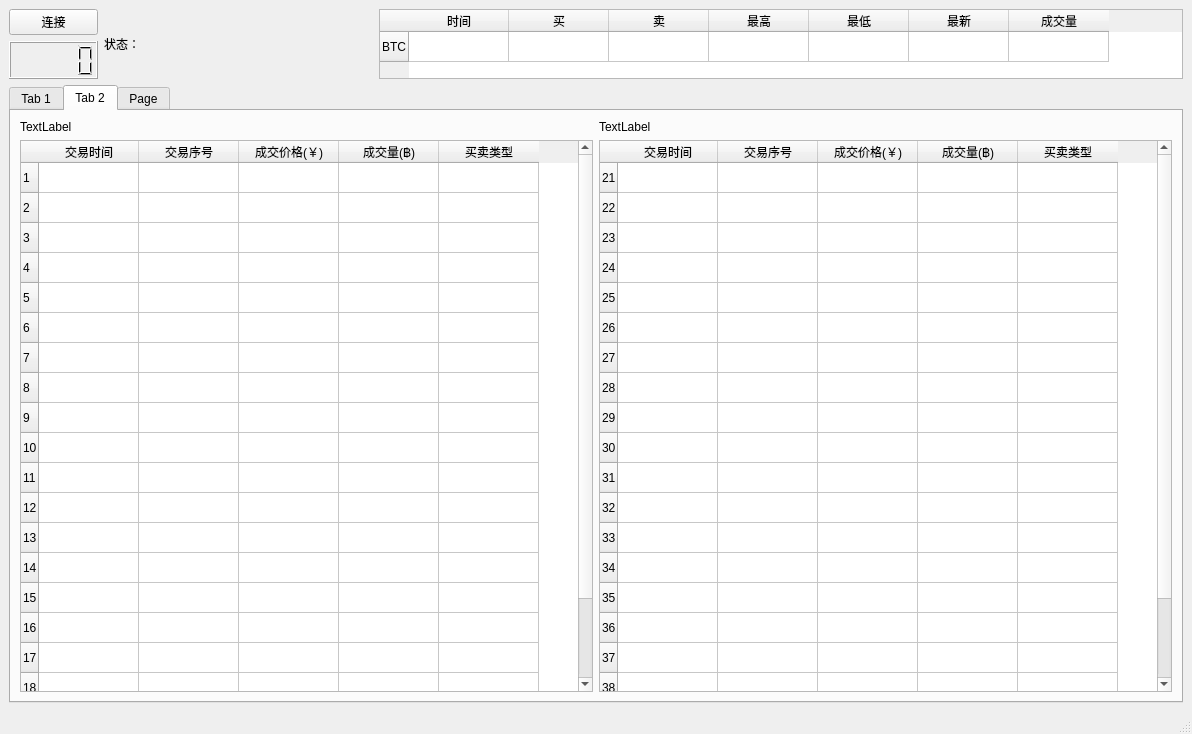
<?xml version="1.0" encoding="UTF-8"?>
<ui version="4.0">
 <class>MainWindow</class>
 <widget class="QMainWindow" name="MainWindow">
  <property name="geometry">
   <rect>
    <x>0</x>
    <y>0</y>
    <width>1192</width>
    <height>734</height>
   </rect>
  </property>
  <property name="windowTitle">
   <string>MainWindow</string>
  </property>
  <widget class="QWidget" name="centralwidget">
   <layout class="QVBoxLayout" name="verticalLayout_3">
    <item>
     <layout class="QVBoxLayout" name="verticalLayout" stretch="1,9">
      <item>
       <layout class="QHBoxLayout" name="horizontalLayout" stretch="1,3,9">
        <item>
         <layout class="QVBoxLayout" name="verticalLayout_4">
          <item>
           <widget class="QPushButton" name="connect_button">
            <property name="text">
             <string>连接</string>
            </property>
           </widget>
          </item>
          <item>
           <widget class="QLCDNumber" name="lcdNumber"/>
          </item>
         </layout>
        </item>
        <item>
         <widget class="QLabel" name="status_label">
          <property name="text">
           <string>状态：</string>
          </property>
         </widget>
        </item>
        <item>
         <widget class="QTableWidget" name="ticker_table">
          <property name="layoutDirection">
           <enum>Qt::LeftToRight</enum>
          </property>
          <property name="autoFillBackground">
           <bool>false</bool>
          </property>
          <property name="locale">
           <locale language="Chinese" country="China"/>
          </property>
          <row>
           <property name="text">
            <string>BTC</string>
           </property>
          </row>
          <column>
           <property name="text">
            <string>时间</string>
           </property>
          </column>
          <column>
           <property name="text">
            <string>买</string>
           </property>
          </column>
          <column>
           <property name="text">
            <string>卖</string>
           </property>
          </column>
          <column>
           <property name="text">
            <string>最高</string>
           </property>
          </column>
          <column>
           <property name="text">
            <string>最低</string>
           </property>
          </column>
          <column>
           <property name="text">
            <string>最新</string>
           </property>
          </column>
          <column>
           <property name="text">
            <string>成交量</string>
           </property>
          </column>
          <item row="0" column="0">
           <property name="text">
            <string/>
           </property>
          </item>
         </widget>
        </item>
       </layout>
      </item>
      <item>
       <layout class="QVBoxLayout" name="verticalLayout_2">
        <item>
         <widget class="QTabWidget" name="tabWidget">
          <property name="currentIndex">
           <number>1</number>
          </property>
          <widget class="QWidget" name="tab">
           <attribute name="title">
            <string>Tab 1</string>
           </attribute>
           <layout class="QVBoxLayout" name="verticalLayout_11">
            <item>
             <layout class="QHBoxLayout" name="horizontalLayout_2" stretch="1,1">
              <item>
               <layout class="QVBoxLayout" name="verticalLayout_5" stretch="0,0">
                <item>
                 <widget class="QLabel" name="label">
                  <property name="text">
                   <string>TextLabel</string>
                  </property>
                 </widget>
                </item>
                <item>
                 <widget class="QTableWidget" name="tableWidget_2">
                  <row>
                   <property name="text">
                    <string>1</string>
                   </property>
                  </row>
                  <row>
                   <property name="text">
                    <string>2</string>
                   </property>
                  </row>
                  <row>
                   <property name="text">
                    <string>3</string>
                   </property>
                  </row>
                  <row>
                   <property name="text">
                    <string>4</string>
                   </property>
                  </row>
                  <row>
                   <property name="text">
                    <string>5</string>
                   </property>
                  </row>
                  <row>
                   <property name="text">
                    <string>6</string>
                   </property>
                  </row>
                  <row>
                   <property name="text">
                    <string>7</string>
                   </property>
                  </row>
                  <row>
                   <property name="text">
                    <string>8</string>
                   </property>
                  </row>
                  <row>
                   <property name="text">
                    <string>9</string>
                   </property>
                  </row>
                  <row>
                   <property name="text">
                    <string>10</string>
                   </property>
                  </row>
                  <row>
                   <property name="text">
                    <string>11</string>
                   </property>
                  </row>
                  <row>
                   <property name="text">
                    <string>12</string>
                   </property>
                  </row>
                  <row>
                   <property name="text">
                    <string>13</string>
                   </property>
                  </row>
                  <row>
                   <property name="text">
                    <string>14</string>
                   </property>
                  </row>
                  <row>
                   <property name="text">
                    <string>15</string>
                   </property>
                  </row>
                  <row>
                   <property name="text">
                    <string>16</string>
                   </property>
                  </row>
                  <row>
                   <property name="text">
                    <string>17</string>
                   </property>
                  </row>
                  <row>
                   <property name="text">
                    <string>18</string>
                   </property>
                  </row>
                  <row>
                   <property name="text">
                    <string>19</string>
                   </property>
                  </row>
                  <row>
                   <property name="text">
                    <string>20</string>
                   </property>
                  </row>
                  <column>
                   <property name="text">
                    <string>买入价(￥)</string>
                   </property>
                  </column>
                  <column>
                   <property name="text">
                    <string>委单量(฿)</string>
                   </property>
                  </column>
                  <column>
                   <property name="text">
                    <string>卖出价(￥)</string>
                   </property>
                  </column>
                  <column>
                   <property name="text">
                    <string>委单量(฿)</string>
                   </property>
                  </column>
                 </widget>
                </item>
               </layout>
              </item>
              <item>
               <layout class="QVBoxLayout" name="verticalLayout_7" stretch="0,0">
                <item>
                 <widget class="QLabel" name="label_2">
                  <property name="text">
                   <string>TextLabel</string>
                  </property>
                 </widget>
                </item>
                <item>
                 <widget class="QTableWidget" name="tableWidget">
                  <row>
                   <property name="text">
                    <string>21</string>
                   </property>
                  </row>
                  <row>
                   <property name="text">
                    <string>22</string>
                   </property>
                  </row>
                  <row>
                   <property name="text">
                    <string>23</string>
                   </property>
                  </row>
                  <row>
                   <property name="text">
                    <string>24</string>
                   </property>
                  </row>
                  <row>
                   <property name="text">
                    <string>25</string>
                   </property>
                  </row>
                  <row>
                   <property name="text">
                    <string>26</string>
                   </property>
                  </row>
                  <row>
                   <property name="text">
                    <string>27</string>
                   </property>
                  </row>
                  <row>
                   <property name="text">
                    <string>28</string>
                   </property>
                  </row>
                  <row>
                   <property name="text">
                    <string>29</string>
                   </property>
                  </row>
                  <row>
                   <property name="text">
                    <string>30</string>
                   </property>
                  </row>
                  <row>
                   <property name="text">
                    <string>31</string>
                   </property>
                  </row>
                  <row>
                   <property name="text">
                    <string>32</string>
                   </property>
                  </row>
                  <row>
                   <property name="text">
                    <string>33</string>
                   </property>
                  </row>
                  <row>
                   <property name="text">
                    <string>34</string>
                   </property>
                  </row>
                  <row>
                   <property name="text">
                    <string>35</string>
                   </property>
                  </row>
                  <row>
                   <property name="text">
                    <string>36</string>
                   </property>
                  </row>
                  <row>
                   <property name="text">
                    <string>37</string>
                   </property>
                  </row>
                  <row>
                   <property name="text">
                    <string>38</string>
                   </property>
                  </row>
                  <row>
                   <property name="text">
                    <string>39</string>
                   </property>
                  </row>
                  <row>
                   <property name="text">
                    <string>40</string>
                   </property>
                  </row>
                  <column>
                   <property name="text">
                    <string>买入价(￥)</string>
                   </property>
                  </column>
                  <column>
                   <property name="text">
                    <string>委单量(฿)</string>
                   </property>
                  </column>
                  <column>
                   <property name="text">
                    <string>卖出价(￥)</string>
                   </property>
                  </column>
                  <column>
                   <property name="text">
                    <string>委单量(฿)</string>
                   </property>
                  </column>
                 </widget>
                </item>
               </layout>
              </item>
             </layout>
            </item>
           </layout>
          </widget>
          <widget class="QWidget" name="tab_2">
           <attribute name="title">
            <string>Tab 2</string>
           </attribute>
           <layout class="QVBoxLayout" name="verticalLayout_12">
            <item>
             <layout class="QHBoxLayout" name="horizontalLayout_3" stretch="1,1">
              <item>
               <layout class="QVBoxLayout" name="verticalLayout_6" stretch="0,0">
                <item>
                 <widget class="QLabel" name="label_3">
                  <property name="text">
                   <string>TextLabel</string>
                  </property>
                 </widget>
                </item>
                <item>
                 <widget class="QTableWidget" name="tableWidget_3">
                  <row>
                   <property name="text">
                    <string>1</string>
                   </property>
                  </row>
                  <row>
                   <property name="text">
                    <string>2</string>
                   </property>
                  </row>
                  <row>
                   <property name="text">
                    <string>3</string>
                   </property>
                  </row>
                  <row>
                   <property name="text">
                    <string>4</string>
                   </property>
                  </row>
                  <row>
                   <property name="text">
                    <string>5</string>
                   </property>
                  </row>
                  <row>
                   <property name="text">
                    <string>6</string>
                   </property>
                  </row>
                  <row>
                   <property name="text">
                    <string>7</string>
                   </property>
                  </row>
                  <row>
                   <property name="text">
                    <string>8</string>
                   </property>
                  </row>
                  <row>
                   <property name="text">
                    <string>9</string>
                   </property>
                  </row>
                  <row>
                   <property name="text">
                    <string>10</string>
                   </property>
                  </row>
                  <row>
                   <property name="text">
                    <string>11</string>
                   </property>
                  </row>
                  <row>
                   <property name="text">
                    <string>12</string>
                   </property>
                  </row>
                  <row>
                   <property name="text">
                    <string>13</string>
                   </property>
                  </row>
                  <row>
                   <property name="text">
                    <string>14</string>
                   </property>
                  </row>
                  <row>
                   <property name="text">
                    <string>15</string>
                   </property>
                  </row>
                  <row>
                   <property name="text">
                    <string>16</string>
                   </property>
                  </row>
                  <row>
                   <property name="text">
                    <string>17</string>
                   </property>
                  </row>
                  <row>
                   <property name="text">
                    <string>18</string>
                   </property>
                  </row>
                  <row>
                   <property name="text">
                    <string>19</string>
                   </property>
                  </row>
                  <row>
                   <property name="text">
                    <string>20</string>
                   </property>
                  </row>
                  <column>
                   <property name="text">
                    <string>交易时间</string>
                   </property>
                  </column>
                  <column>
                   <property name="text">
                    <string>交易序号</string>
                   </property>
                  </column>
                  <column>
                   <property name="text">
                    <string>成交价格(￥)</string>
                   </property>
                  </column>
                  <column>
                   <property name="text">
                    <string>成交量(฿)</string>
                   </property>
                  </column>
                  <column>
                   <property name="text">
                    <string>买卖类型</string>
                   </property>
                  </column>
                 </widget>
                </item>
               </layout>
              </item>
              <item>
               <layout class="QVBoxLayout" name="verticalLayout_8" stretch="0,0">
                <item>
                 <widget class="QLabel" name="label_4">
                  <property name="text">
                   <string>TextLabel</string>
                  </property>
                 </widget>
                </item>
                <item>
                 <widget class="QTableWidget" name="tableWidget_4">
                  <row>
                   <property name="text">
                    <string>21</string>
                   </property>
                  </row>
                  <row>
                   <property name="text">
                    <string>22</string>
                   </property>
                  </row>
                  <row>
                   <property name="text">
                    <string>23</string>
                   </property>
                  </row>
                  <row>
                   <property name="text">
                    <string>24</string>
                   </property>
                  </row>
                  <row>
                   <property name="text">
                    <string>25</string>
                   </property>
                  </row>
                  <row>
                   <property name="text">
                    <string>26</string>
                   </property>
                  </row>
                  <row>
                   <property name="text">
                    <string>27</string>
                   </property>
                  </row>
                  <row>
                   <property name="text">
                    <string>28</string>
                   </property>
                  </row>
                  <row>
                   <property name="text">
                    <string>29</string>
                   </property>
                  </row>
                  <row>
                   <property name="text">
                    <string>30</string>
                   </property>
                  </row>
                  <row>
                   <property name="text">
                    <string>31</string>
                   </property>
                  </row>
                  <row>
                   <property name="text">
                    <string>32</string>
                   </property>
                  </row>
                  <row>
                   <property name="text">
                    <string>33</string>
                   </property>
                  </row>
                  <row>
                   <property name="text">
                    <string>34</string>
                   </property>
                  </row>
                  <row>
                   <property name="text">
                    <string>35</string>
                   </property>
                  </row>
                  <row>
                   <property name="text">
                    <string>36</string>
                   </property>
                  </row>
                  <row>
                   <property name="text">
                    <string>37</string>
                   </property>
                  </row>
                  <row>
                   <property name="text">
                    <string>38</string>
                   </property>
                  </row>
                  <row>
                   <property name="text">
                    <string>39</string>
                   </property>
                  </row>
                  <row>
                   <property name="text">
                    <string>40</string>
                   </property>
                  </row>
                  <column>
                   <property name="text">
                    <string>交易时间</string>
                   </property>
                  </column>
                  <column>
                   <property name="text">
                    <string>交易序号</string>
                   </property>
                  </column>
                  <column>
                   <property name="text">
                    <string>成交价格(￥)</string>
                   </property>
                  </column>
                  <column>
                   <property name="text">
                    <string>成交量(฿)</string>
                   </property>
                  </column>
                  <column>
                   <property name="text">
                    <string>买卖类型</string>
                   </property>
                  </column>
                 </widget>
                </item>
               </layout>
              </item>
             </layout>
            </item>
           </layout>
          </widget>
          <widget class="QWidget" name="tab_3">
           <attribute name="title">
            <string>Page</string>
           </attribute>
           <widget class="QWidget" name="horizontalLayoutWidget_4">
            <property name="geometry">
             <rect>
              <x>250</x>
              <y>130</y>
              <width>461</width>
              <height>291</height>
             </rect>
            </property>
            <layout class="QHBoxLayout" name="horizontalLayout_4" stretch="1,1">
             <item>
              <layout class="QVBoxLayout" name="verticalLayout_9" stretch="0,0">
               <item>
                <widget class="QLabel" name="label_5">
                 <property name="text">
                  <string>TextLabel</string>
                 </property>
                </widget>
               </item>
               <item>
                <widget class="QTableWidget" name="tableWidget_5">
                 <row>
                  <property name="text">
                   <string>1</string>
                  </property>
                 </row>
                 <row>
                  <property name="text">
                   <string>2</string>
                  </property>
                 </row>
                 <row>
                  <property name="text">
                   <string>3</string>
                  </property>
                 </row>
                 <row>
                  <property name="text">
                   <string>4</string>
                  </property>
                 </row>
                 <row>
                  <property name="text">
                   <string>5</string>
                  </property>
                 </row>
                 <row>
                  <property name="text">
                   <string>6</string>
                  </property>
                 </row>
                 <row>
                  <property name="text">
                   <string>7</string>
                  </property>
                 </row>
                 <row>
                  <property name="text">
                   <string>8</string>
                  </property>
                 </row>
                 <row>
                  <property name="text">
                   <string>9</string>
                  </property>
                 </row>
                 <row>
                  <property name="text">
                   <string>10</string>
                  </property>
                 </row>
                 <row>
                  <property name="text">
                   <string>11</string>
                  </property>
                 </row>
                 <row>
                  <property name="text">
                   <string>12</string>
                  </property>
                 </row>
                 <row>
                  <property name="text">
                   <string>13</string>
                  </property>
                 </row>
                 <row>
                  <property name="text">
                   <string>14</string>
                  </property>
                 </row>
                 <row>
                  <property name="text">
                   <string>15</string>
                  </property>
                 </row>
                 <row>
                  <property name="text">
                   <string>16</string>
                  </property>
                 </row>
                 <row>
                  <property name="text">
                   <string>17</string>
                  </property>
                 </row>
                 <row>
                  <property name="text">
                   <string>18</string>
                  </property>
                 </row>
                 <row>
                  <property name="text">
                   <string>19</string>
                  </property>
                 </row>
                 <row>
                  <property name="text">
                   <string>20</string>
                  </property>
                 </row>
                 <column>
                  <property name="text">
                   <string>买入价(￥)</string>
                  </property>
                 </column>
                 <column>
                  <property name="text">
                   <string>委单量(฿)</string>
                  </property>
                 </column>
                 <column>
                  <property name="text">
                   <string>卖出价(￥)</string>
                  </property>
                 </column>
                 <column>
                  <property name="text">
                   <string>委单量(฿)</string>
                  </property>
                 </column>
                </widget>
               </item>
              </layout>
             </item>
             <item>
              <layout class="QVBoxLayout" name="verticalLayout_10" stretch="0,0">
               <item>
                <widget class="QLabel" name="label_6">
                 <property name="text">
                  <string>TextLabel</string>
                 </property>
                </widget>
               </item>
               <item>
                <widget class="QTableWidget" name="tableWidget_6">
                 <row>
                  <property name="text">
                   <string>21</string>
                  </property>
                 </row>
                 <row>
                  <property name="text">
                   <string>22</string>
                  </property>
                 </row>
                 <row>
                  <property name="text">
                   <string>23</string>
                  </property>
                 </row>
                 <row>
                  <property name="text">
                   <string>24</string>
                  </property>
                 </row>
                 <row>
                  <property name="text">
                   <string>25</string>
                  </property>
                 </row>
                 <row>
                  <property name="text">
                   <string>26</string>
                  </property>
                 </row>
                 <row>
                  <property name="text">
                   <string>27</string>
                  </property>
                 </row>
                 <row>
                  <property name="text">
                   <string>28</string>
                  </property>
                 </row>
                 <row>
                  <property name="text">
                   <string>29</string>
                  </property>
                 </row>
                 <row>
                  <property name="text">
                   <string>30</string>
                  </property>
                 </row>
                 <row>
                  <property name="text">
                   <string>31</string>
                  </property>
                 </row>
                 <row>
                  <property name="text">
                   <string>32</string>
                  </property>
                 </row>
                 <row>
                  <property name="text">
                   <string>33</string>
                  </property>
                 </row>
                 <row>
                  <property name="text">
                   <string>34</string>
                  </property>
                 </row>
                 <row>
                  <property name="text">
                   <string>35</string>
                  </property>
                 </row>
                 <row>
                  <property name="text">
                   <string>36</string>
                  </property>
                 </row>
                 <row>
                  <property name="text">
                   <string>37</string>
                  </property>
                 </row>
                 <row>
                  <property name="text">
                   <string>38</string>
                  </property>
                 </row>
                 <row>
                  <property name="text">
                   <string>39</string>
                  </property>
                 </row>
                 <row>
                  <property name="text">
                   <string>40</string>
                  </property>
                 </row>
                 <column>
                  <property name="text">
                   <string>买入价(￥)</string>
                  </property>
                 </column>
                 <column>
                  <property name="text">
                   <string>委单量(฿)</string>
                  </property>
                 </column>
                 <column>
                  <property name="text">
                   <string>卖出价(￥)</string>
                  </property>
                 </column>
                 <column>
                  <property name="text">
                   <string>委单量(฿)</string>
                  </property>
                 </column>
                </widget>
               </item>
              </layout>
             </item>
            </layout>
           </widget>
          </widget>
         </widget>
        </item>
       </layout>
      </item>
     </layout>
    </item>
   </layout>
  </widget>
  <widget class="QMenuBar" name="menubar">
   <property name="geometry">
    <rect>
     <x>0</x>
     <y>0</y>
     <width>1192</width>
     <height>22</height>
    </rect>
   </property>
  </widget>
  <widget class="QStatusBar" name="statusbar"/>
 </widget>
 <resources/>
 <connections/>
</ui>
